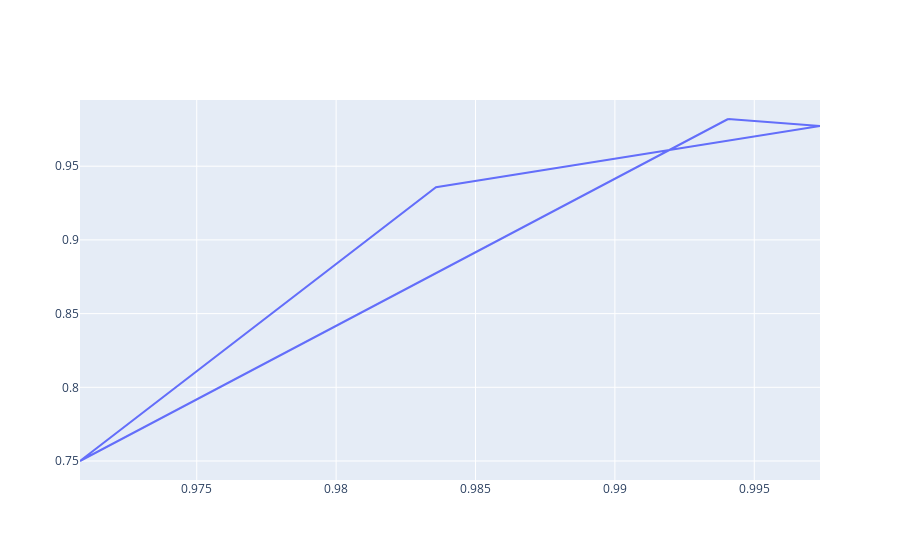

Notebook source saved alongside this figure:
### Code cell
# Create traces
fig = go.Figure()
fig.add_trace(go.Scatter(x=fan_res['recall'], y=fan_res['precision'],
                    mode='lines',
                    name='fan'))

fig.show()

### Figure 1 — Plotly figure (JSON) as saved in the notebook; plotly's stock layout.template omitted (floating-point values rounded to 4 significant figures)
{"data": [{"mode": "lines", "name": "fan", "type": "scatter", "x": [0.9941, 0.9941, 0.9974, 0.9836, 0.9708, 0.9941], "y": [0.982, 0.982, 0.9773, 0.9357, 0.75, 0.982]}], "layout": {}}
